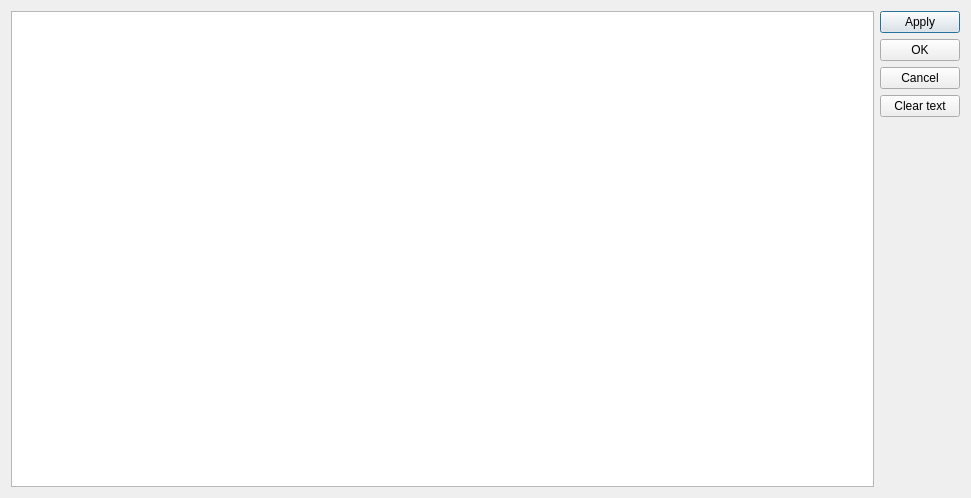
<?xml version="1.0" encoding="UTF-8"?>
<ui version="4.0">
 <class>DialTestThemeCode</class>
 <widget class="QDialog" name="DialTestThemeCode">
  <property name="geometry">
   <rect>
    <x>0</x>
    <y>0</y>
    <width>971</width>
    <height>498</height>
   </rect>
  </property>
  <property name="windowTitle">
   <string>Dialog</string>
  </property>
  <layout class="QGridLayout" name="gridLayout">
   <item row="0" column="0" rowspan="2">
    <widget class="QTextEdit" name="textEditCode"/>
   </item>
   <item row="0" column="1">
    <layout class="QVBoxLayout" name="verticalLayout">
     <item>
      <widget class="QPushButton" name="btn_Apply">
       <property name="text">
        <string>Apply</string>
       </property>
      </widget>
     </item>
     <item>
      <widget class="QPushButton" name="btn_Ok">
       <property name="text">
        <string>OK</string>
       </property>
      </widget>
     </item>
     <item>
      <widget class="QPushButton" name="btn_cancel">
       <property name="text">
        <string>Cancel</string>
       </property>
      </widget>
     </item>
     <item>
      <widget class="QPushButton" name="btn_clearText">
       <property name="text">
        <string>Clear text</string>
       </property>
      </widget>
     </item>
    </layout>
   </item>
   <item row="1" column="1">
    <spacer name="verticalSpacer">
     <property name="orientation">
      <enum>Qt::Vertical</enum>
     </property>
     <property name="sizeHint" stdset="0">
      <size>
       <width>20</width>
       <height>351</height>
      </size>
     </property>
    </spacer>
   </item>
  </layout>
 </widget>
 <resources/>
 <connections/>
</ui>
